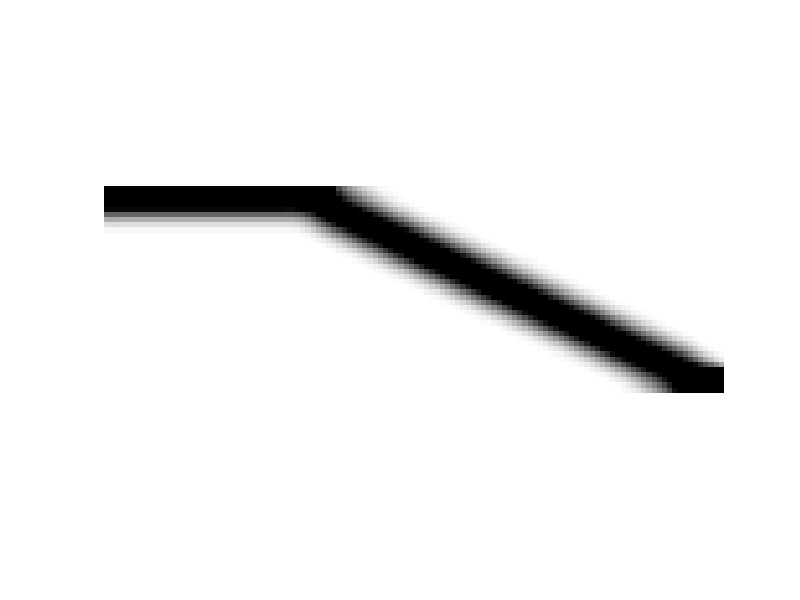

Write the MATLAB code that produced this figure.
%EX2
%
%   Topology optimization of an MBB beam for minimum compliance with alternative
%   loading and boundary conditions using sensitivity or density filtering.

%   This code contains the solution of an exercise introduced in the web lectures.
%   Try to solve the exercise independently before inspecting or running the code.

% Mattias Schevenels
% February 2021

% PROBLEM SETUP
nelx = 120;          % Number of elements in x-direction
nely = 40;           % Number of elements in y-direction
volfrac = 0.2;       % Maximum volume fraction
penal = 3;           % Penalization power
rmin = 4.8;          % Filter radius in terms of elements
ft = 1;              % Filter type: 1 for sensitivity, 2 for density

% MATERIAL PROPERTIES
E0 = 1;
Emin = 1e-9;
nu = 0.3;

% PREPARE FINITE ELEMENT ANALYSIS
A11 = [12  3 -6 -3;  3 12  3  0; -6  3 12 -3; -3  0 -3 12];
A12 = [-6 -3  0  3; -3 -6 -3 -6;  0 -3 -6  3;  3 -6  3 -6];
B11 = [-4  3 -2  9;  3 -4 -9  4; -2 -9 -4 -3;  9  4 -3 -4];
B12 = [ 2 -3  4 -9; -3  2  9 -2;  4  9  2  3; -9 -2  3  2];
KE = 1/(1-nu^2)/24*([A11 A12;A12' A11]+nu*[B11 B12;B12' B11]);
nodenrs = reshape(1:(1+nelx)*(1+nely),1+nely,1+nelx);
edofVec = reshape(2*nodenrs(1:end-1,1:end-1)+1,nelx*nely,1);
edofMat = repmat(edofVec,1,8)+repmat([0 1 2*nely+[2 3 0 1] -2 -1],nelx*nely,1);
iK = reshape(kron(edofMat,ones(8,1))',64*nelx*nely,1);
jK = reshape(kron(edofMat,ones(1,8))',64*nelx*nely,1);

% DEFINE LOADS AND SUPPORTS (HALF MBB-BEAM)
F = sparse(2*round(nelx/3)*(nely+1)+2,1,-1,2*(nely+1)*(nelx+1),1);
U = zeros(2*(nely+1)*(nelx+1),1);
fixeddofs = union([1:2:2*(nely+1)],[2*(nelx+1)*(nely+1)-1 2*(nelx+1)*(nely+1)]);
alldofs = [1:2*(nely+1)*(nelx+1)];
freedofs = setdiff(alldofs,fixeddofs);

% PREPARE FILTER
[dy,dx] = meshgrid(-ceil(rmin)+1:ceil(rmin)-1,-ceil(rmin)+1:ceil(rmin)-1);
h = max(0,rmin-sqrt(dx.^2+dy.^2));
Hs = conv2(ones(nely,nelx),h,'same');

% DESIGN VARIABLES
x = repmat(volfrac,nely,nelx);    % Initialization of design variables

% OPTIMIZATION LOOP
iter = 1;                         % Iteration counter
change = 1;                       % (Fictitious) initial design change
tol = 0.01;                       % Convergence threshold
while change>tol

  % APPLY FILTER TO OBTAIN PHYSICAL DENSITIES
  if ft == 1
    xPhys = x;
  elseif ft == 2
    xPhys = conv2(x,h,'same')./Hs;
  end

  % FINITE ELEMENT ANALYSIS
  sK = reshape(KE(:)*(Emin+xPhys(:)'.^penal*(E0-Emin)),64*nelx*nely,1);
  K = sparse(iK,jK,sK); K = (K+K')/2;
  U(freedofs) = K(freedofs,freedofs)\F(freedofs);

  % OBJECTIVE FUNCTION AND CONSTRAINT
  ce = reshape(sum((U(edofMat)*KE).*U(edofMat),2),nely,nelx);
  c = sum(sum((Emin+xPhys.^penal*(E0-Emin)).*ce));
  v = sum(xPhys(:))/nelx/nely;

  % SENSITIVITIES
  if ft == 1
    dcdx = -penal*(E0-Emin)*xPhys.^(penal-1).*ce;
    dvdx = repmat(1/nelx/nely,nely,nelx);
    dcdx = conv2(dcdx.*xPhys,h,'same')./Hs./max(1e-3,xPhys); % Apply sensitivity filter
  elseif ft == 2
    dcdxPhys = -penal*(E0-Emin)*xPhys.^(penal-1).*ce;        % Sensitivity wrt physical densities
    dvdxPhys = repmat(1/nelx/nely,nely,nelx);                % Sensitivity wrt physical densities
    dcdx = conv2(dcdxPhys./Hs,h,'same');                     % Sensitivity wrt design variables
    dvdx = conv2(dvdxPhys./Hs,h,'same');                     % Sensitivity wrt design variables
  end

  % OPTIMALITY CRITERIA UPDATE
  l1 = 0; l2 = 1e9; move = 0.2;
  while (l2-l1)/(l1+l2) > 1e-3
    lmid = 0.5*(l2+l1);
    xnew = max(0,max(x-move,min(1,min(x+move,x.*sqrt(-dcdx./dvdx/lmid)))));
    if ft == 1
      xnewPhys = xnew;
    elseif ft == 2
      xnewPhys = conv2(xnew,h,'same')./Hs;
    end
    if sum(xnewPhys(:))>volfrac*nelx*nely, l1 = lmid; else l2 = lmid; end
  end

  % PRINT RESULTS
  fprintf('[%s]  iter: %5i | change: % 11.5f | c: % 11.5f | v: % 11.5f\n',datestr(now,'HH:MM:SS'),iter,change,c,v);

  % PLOT CURRENT DESIGN
  colormap(gray);
  imagesc(1-xPhys);
  caxis([0 1]);
  axis('equal');
  axis('off');
  drawnow;

  % CHECK CONVERGENCE CRITERIA AND MOVE ON TO NEXT ITERATION
  change = max(abs(xnew(:)-x(:)));
  if change>tol
    iter = iter+1;
    x(:) = xnew;
  end

end
